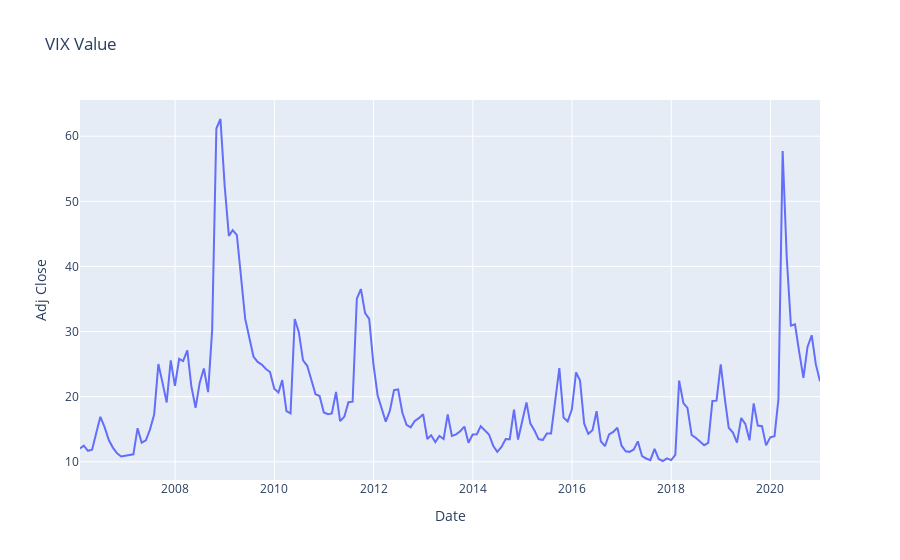

Notebook code cell kept with this figure:
### Markdown cell above
## 2.2) VIX

### Code cell
VIX_data = get_data('^VIX')
VIX_data = VIX_data.resample('1m').mean()
                                  
final_df['VIX'] = VIX_data['Adj Close']

# display(VIX_data.head())
                                      
vix_figure = px.line(VIX_data, x=VIX_data.index, y="Adj Close", title='VIX Value')
vix_figure.update_layout(hovermode="x")
vix_figure.show()

### Figure 1 — Plotly figure (JSON) as saved in the notebook; plotly's stock layout.template omitted (floating-point values rounded to 4 significant figures; data arrays with more than 128 entries replaced by an {"elided": "..."} marker saying what was removed)
{"data": [{"hovertemplate": "Date=%{x}<br>Adj Close=%{y}<extra></extra>", "legendgroup": "", "line": {"color": "#636efa", "dash": "solid"}, "mode": "lines", "name": "", "orientation": "v", "showlegend": false, "type": "scatter", "x": {"elided": "180 str values"}, "xaxis": "x", "y": {"elided": "180 float values"}, "yaxis": "y"}], "layout": {"hovermode": "x", "legend": {"tracegroupgap": 0}, "title": {"text": "VIX Value"}, "xaxis": {"anchor": "y", "domain": [0, 1], "title": {"text": "Date"}}, "yaxis": {"anchor": "x", "domain": [0, 1], "title": {"text": "Adj Close"}}}}
